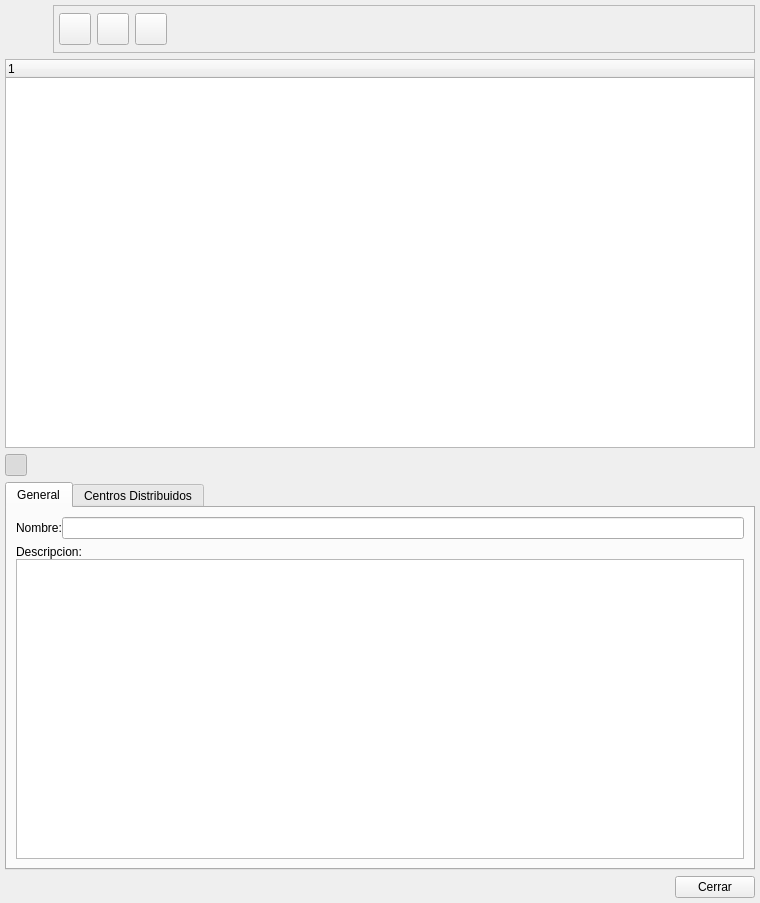
<ui version="4.0" >
 <class>BcCentroCosteBase</class>
 <widget class="QWidget" name="BcCentroCosteBase" >
  <property name="geometry" >
   <rect>
    <x>0</x>
    <y>0</y>
    <width>760</width>
    <height>903</height>
   </rect>
  </property>
  <property name="windowTitle" >
   <string>Centros de Coste</string>
  </property>
  <property name="windowIcon" >
   <iconset resource="../../bulmages.qrc" >:/BulmaCont32x32/images/png/i_centroCoste.xpm</iconset>
  </property>
  <layout class="QVBoxLayout" >
   <property name="leftMargin" >
    <number>5</number>
   </property>
   <property name="topMargin" >
    <number>5</number>
   </property>
   <property name="rightMargin" >
    <number>5</number>
   </property>
   <property name="bottomMargin" >
    <number>5</number>
   </property>
   <item>
    <layout class="QHBoxLayout" >
     <property name="spacing" >
      <number>0</number>
     </property>
     <property name="leftMargin" >
      <number>0</number>
     </property>
     <property name="topMargin" >
      <number>0</number>
     </property>
     <property name="rightMargin" >
      <number>0</number>
     </property>
     <property name="bottomMargin" >
      <number>0</number>
     </property>
     <item>
      <widget class="QLabel" name="label" >
       <property name="minimumSize" >
        <size>
         <width>48</width>
         <height>48</height>
        </size>
       </property>
       <property name="maximumSize" >
        <size>
         <width>48</width>
         <height>48</height>
        </size>
       </property>
       <property name="pixmap" >
        <pixmap resource="../../bulmages.qrc" >:/BulmaCont32x32/images/png/i_centroCoste.xpm</pixmap>
       </property>
       <property name="scaledContents" >
        <bool>true</bool>
       </property>
      </widget>
     </item>
     <item>
      <widget class="QFrame" name="frame" >
       <property name="frameShape" >
        <enum>QFrame::StyledPanel</enum>
       </property>
       <property name="frameShadow" >
        <enum>QFrame::Raised</enum>
       </property>
       <layout class="QGridLayout" >
        <property name="leftMargin" >
         <number>5</number>
        </property>
        <property name="topMargin" >
         <number>5</number>
        </property>
        <property name="rightMargin" >
         <number>5</number>
        </property>
        <property name="bottomMargin" >
         <number>5</number>
        </property>
        <property name="horizontalSpacing" >
         <number>6</number>
        </property>
        <property name="verticalSpacing" >
         <number>6</number>
        </property>
        <item row="0" column="0" >
         <widget class="QToolButton" name="mui_crear" >
          <property name="minimumSize" >
           <size>
            <width>32</width>
            <height>32</height>
           </size>
          </property>
          <property name="maximumSize" >
           <size>
            <width>32</width>
            <height>32</height>
           </size>
          </property>
          <property name="text" >
           <string/>
          </property>
          <property name="icon" >
           <iconset resource="../../bulmages.qrc" >:/Images/document-new.svg</iconset>
          </property>
          <property name="iconSize" >
           <size>
            <width>32</width>
            <height>32</height>
           </size>
          </property>
          <property name="shortcut" >
           <string>Ctrl+N</string>
          </property>
         </widget>
        </item>
        <item row="0" column="1" >
         <widget class="QToolButton" name="mui_borrar" >
          <property name="minimumSize" >
           <size>
            <width>32</width>
            <height>32</height>
           </size>
          </property>
          <property name="maximumSize" >
           <size>
            <width>32</width>
            <height>32</height>
           </size>
          </property>
          <property name="text" >
           <string/>
          </property>
          <property name="icon" >
           <iconset resource="../../bulmages.qrc" >:/Images/edit-delete.svg</iconset>
          </property>
          <property name="iconSize" >
           <size>
            <width>32</width>
            <height>32</height>
           </size>
          </property>
          <property name="shortcut" >
           <string>Ctrl+D</string>
          </property>
         </widget>
        </item>
        <item row="0" column="2" >
         <widget class="QToolButton" name="mui_guardar" >
          <property name="minimumSize" >
           <size>
            <width>32</width>
            <height>32</height>
           </size>
          </property>
          <property name="maximumSize" >
           <size>
            <width>32</width>
            <height>32</height>
           </size>
          </property>
          <property name="text" >
           <string/>
          </property>
          <property name="icon" >
           <iconset resource="../../bulmages.qrc" >:/Images/edit-save.svg</iconset>
          </property>
          <property name="iconSize" >
           <size>
            <width>32</width>
            <height>32</height>
           </size>
          </property>
          <property name="shortcut" >
           <string>Ctrl+S</string>
          </property>
         </widget>
        </item>
        <item row="0" column="5" >
         <spacer>
          <property name="orientation" >
           <enum>Qt::Horizontal</enum>
          </property>
          <property name="sizeType" >
           <enum>QSizePolicy::Expanding</enum>
          </property>
          <property name="sizeHint" >
           <size>
            <width>171</width>
            <height>34</height>
           </size>
          </property>
         </spacer>
        </item>
       </layout>
      </widget>
     </item>
    </layout>
   </item>
   <item>
    <widget class="QTreeWidget" name="mui_list" >
     <column>
      <property name="text" >
       <string>1</string>
      </property>
     </column>
    </widget>
   </item>
   <item>
    <layout class="QHBoxLayout" >
     <property name="spacing" >
      <number>5</number>
     </property>
     <property name="leftMargin" >
      <number>0</number>
     </property>
     <property name="topMargin" >
      <number>0</number>
     </property>
     <property name="rightMargin" >
      <number>0</number>
     </property>
     <property name="bottomMargin" >
      <number>0</number>
     </property>
     <item>
      <widget class="QToolButton" name="mui_detalles" >
       <property name="minimumSize" >
        <size>
         <width>22</width>
         <height>22</height>
        </size>
       </property>
       <property name="maximumSize" >
        <size>
         <width>22</width>
         <height>22</height>
        </size>
       </property>
       <property name="toolTip" >
        <string>Mostrar / Ocultar Detalle</string>
       </property>
       <property name="whatsThis" >
        <string>Mostrar / Ocultar Detalle</string>
       </property>
       <property name="text" >
        <string/>
       </property>
       <property name="icon" >
        <iconset resource="../../bulmages.qrc" >:/Images/document-open.svg</iconset>
       </property>
       <property name="iconSize" >
        <size>
         <width>22</width>
         <height>22</height>
        </size>
       </property>
       <property name="checkable" >
        <bool>true</bool>
       </property>
       <property name="checked" >
        <bool>true</bool>
       </property>
      </widget>
     </item>
     <item>
      <spacer>
       <property name="orientation" >
        <enum>Qt::Horizontal</enum>
       </property>
       <property name="sizeHint" >
        <size>
         <width>40</width>
         <height>20</height>
        </size>
       </property>
      </spacer>
     </item>
    </layout>
   </item>
   <item>
    <widget class="QTabWidget" name="tabWidget" >
     <property name="currentIndex" >
      <number>0</number>
     </property>
     <widget class="QWidget" name="tab" >
      <attribute name="title" >
       <string>General</string>
      </attribute>
      <layout class="QVBoxLayout" >
       <property name="spacing" >
        <number>6</number>
       </property>
       <property name="leftMargin" >
        <number>9</number>
       </property>
       <property name="topMargin" >
        <number>9</number>
       </property>
       <property name="rightMargin" >
        <number>9</number>
       </property>
       <property name="bottomMargin" >
        <number>9</number>
       </property>
       <item>
        <layout class="QHBoxLayout" >
         <property name="spacing" >
          <number>0</number>
         </property>
         <property name="leftMargin" >
          <number>0</number>
         </property>
         <property name="topMargin" >
          <number>0</number>
         </property>
         <property name="rightMargin" >
          <number>0</number>
         </property>
         <property name="bottomMargin" >
          <number>0</number>
         </property>
         <item>
          <widget class="QLabel" name="textLabel1" >
           <property name="text" >
            <string>Nombre:</string>
           </property>
          </widget>
         </item>
         <item>
          <widget class="QLineEdit" name="mui_nombre" />
         </item>
        </layout>
       </item>
       <item>
        <layout class="QVBoxLayout" >
         <property name="spacing" >
          <number>0</number>
         </property>
         <property name="leftMargin" >
          <number>0</number>
         </property>
         <property name="topMargin" >
          <number>0</number>
         </property>
         <property name="rightMargin" >
          <number>0</number>
         </property>
         <property name="bottomMargin" >
          <number>0</number>
         </property>
         <item>
          <widget class="QLabel" name="textLabel1_2" >
           <property name="sizePolicy" >
            <sizepolicy vsizetype="Fixed" hsizetype="Fixed" >
             <horstretch>0</horstretch>
             <verstretch>0</verstretch>
            </sizepolicy>
           </property>
           <property name="text" >
            <string>Descripcion:</string>
           </property>
          </widget>
         </item>
         <item>
          <widget class="QTextEdit" name="mui_descripcion" />
         </item>
        </layout>
       </item>
      </layout>
     </widget>
     <widget class="QWidget" name="tab_2" >
      <attribute name="title" >
       <string>Centros Distribuidos</string>
      </attribute>
      <layout class="QGridLayout" >
       <property name="leftMargin" >
        <number>9</number>
       </property>
       <property name="topMargin" >
        <number>9</number>
       </property>
       <property name="rightMargin" >
        <number>9</number>
       </property>
       <property name="bottomMargin" >
        <number>9</number>
       </property>
       <property name="horizontalSpacing" >
        <number>6</number>
       </property>
       <property name="verticalSpacing" >
        <number>6</number>
       </property>
       <item row="0" column="0" >
        <widget class="BcSubForm" name="mui_cdistribuidos" />
       </item>
      </layout>
     </widget>
    </widget>
   </item>
   <item>
    <layout class="QHBoxLayout" >
     <property name="spacing" >
      <number>0</number>
     </property>
     <property name="leftMargin" >
      <number>0</number>
     </property>
     <property name="topMargin" >
      <number>0</number>
     </property>
     <property name="rightMargin" >
      <number>0</number>
     </property>
     <property name="bottomMargin" >
      <number>0</number>
     </property>
     <item>
      <spacer>
       <property name="orientation" >
        <enum>Qt::Horizontal</enum>
       </property>
       <property name="sizeType" >
        <enum>QSizePolicy::Expanding</enum>
       </property>
       <property name="sizeHint" >
        <size>
         <width>191</width>
         <height>21</height>
        </size>
       </property>
      </spacer>
     </item>
     <item>
      <widget class="QPushButton" name="pushButton2" >
       <property name="text" >
        <string>Cerrar</string>
       </property>
      </widget>
     </item>
    </layout>
   </item>
  </layout>
 </widget>
 <layoutdefault spacing="6" margin="11" />
 <customwidgets>
  <customwidget>
   <class>BcSubForm</class>
   <extends>QTableWidget</extends>
   <header>bcsubform.h</header>
  </customwidget>
 </customwidgets>
 <resources>
  <include location="../../bulmages.qrc" />
 </resources>
 <connections>
  <connection>
   <sender>pushButton2</sender>
   <signal>clicked()</signal>
   <receiver>BcCentroCosteBase</receiver>
   <slot>close()</slot>
   <hints>
    <hint type="sourcelabel" >
     <x>749</x>
     <y>892</y>
    </hint>
    <hint type="destinationlabel" >
     <x>549</x>
     <y>539</y>
    </hint>
   </hints>
  </connection>
  <connection>
   <sender>mui_detalles</sender>
   <signal>toggled(bool)</signal>
   <receiver>tabWidget</receiver>
   <slot>setShown(bool)</slot>
   <hints>
    <hint type="sourcelabel" >
     <x>20</x>
     <y>459</y>
    </hint>
    <hint type="destinationlabel" >
     <x>281</x>
     <y>488</y>
    </hint>
   </hints>
  </connection>
 </connections>
</ui>
